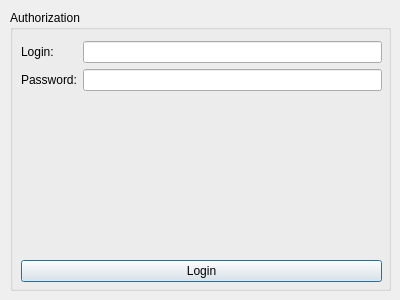
<?xml version="1.0" encoding="UTF-8"?>
<ui version="4.0">
 <class>Authorization</class>
 <widget class="QDialog" name="Authorization">
  <property name="geometry">
   <rect>
    <x>0</x>
    <y>0</y>
    <width>400</width>
    <height>300</height>
   </rect>
  </property>
  <property name="windowTitle">
   <string>Dialog</string>
  </property>
  <widget class="QGroupBox" name="groupBox">
   <property name="geometry">
    <rect>
     <x>10</x>
     <y>10</y>
     <width>381</width>
     <height>281</height>
    </rect>
   </property>
   <property name="title">
    <string>Authorization</string>
   </property>
   <widget class="QWidget" name="">
    <property name="geometry">
     <rect>
      <x>11</x>
      <y>31</y>
      <width>361</width>
      <height>241</height>
     </rect>
    </property>
    <layout class="QVBoxLayout" name="verticalLayout_4">
     <item>
      <layout class="QHBoxLayout" name="horizontalLayout">
       <item>
        <layout class="QVBoxLayout" name="verticalLayout">
         <item>
          <widget class="QLabel" name="label">
           <property name="text">
            <string>Login:</string>
           </property>
          </widget>
         </item>
         <item>
          <widget class="QLabel" name="label_2">
           <property name="text">
            <string>Password:</string>
           </property>
          </widget>
         </item>
        </layout>
       </item>
       <item>
        <layout class="QVBoxLayout" name="verticalLayout_2">
         <item>
          <widget class="QLineEdit" name="txtUsername">
           <property name="locale">
            <locale language="English" country="UnitedStates"/>
           </property>
           <property name="text">
            <string/>
           </property>
          </widget>
         </item>
         <item>
          <widget class="QLineEdit" name="txtPassword">
           <property name="enabled">
            <bool>true</bool>
           </property>
           <property name="font">
            <font>
             <weight>50</weight>
             <bold>false</bold>
             <strikeout>false</strikeout>
             <kerning>true</kerning>
            </font>
           </property>
           <property name="statusTip">
            <string/>
           </property>
           <property name="locale">
            <locale language="English" country="UnitedStates"/>
           </property>
           <property name="inputMethodHints">
            <set>Qt::ImhHiddenText|Qt::ImhNoAutoUppercase|Qt::ImhNoPredictiveText</set>
           </property>
           <property name="text">
            <string/>
           </property>
          </widget>
         </item>
        </layout>
       </item>
      </layout>
     </item>
     <item>
      <layout class="QVBoxLayout" name="verticalLayout_3">
       <item>
        <widget class="QLabel" name="lblResult">
         <property name="text">
          <string/>
         </property>
        </widget>
       </item>
       <item>
        <widget class="QPushButton" name="btnLogin">
         <property name="text">
          <string>Login</string>
         </property>
        </widget>
       </item>
      </layout>
     </item>
    </layout>
   </widget>
  </widget>
 </widget>
 <resources/>
 <connections/>
</ui>
